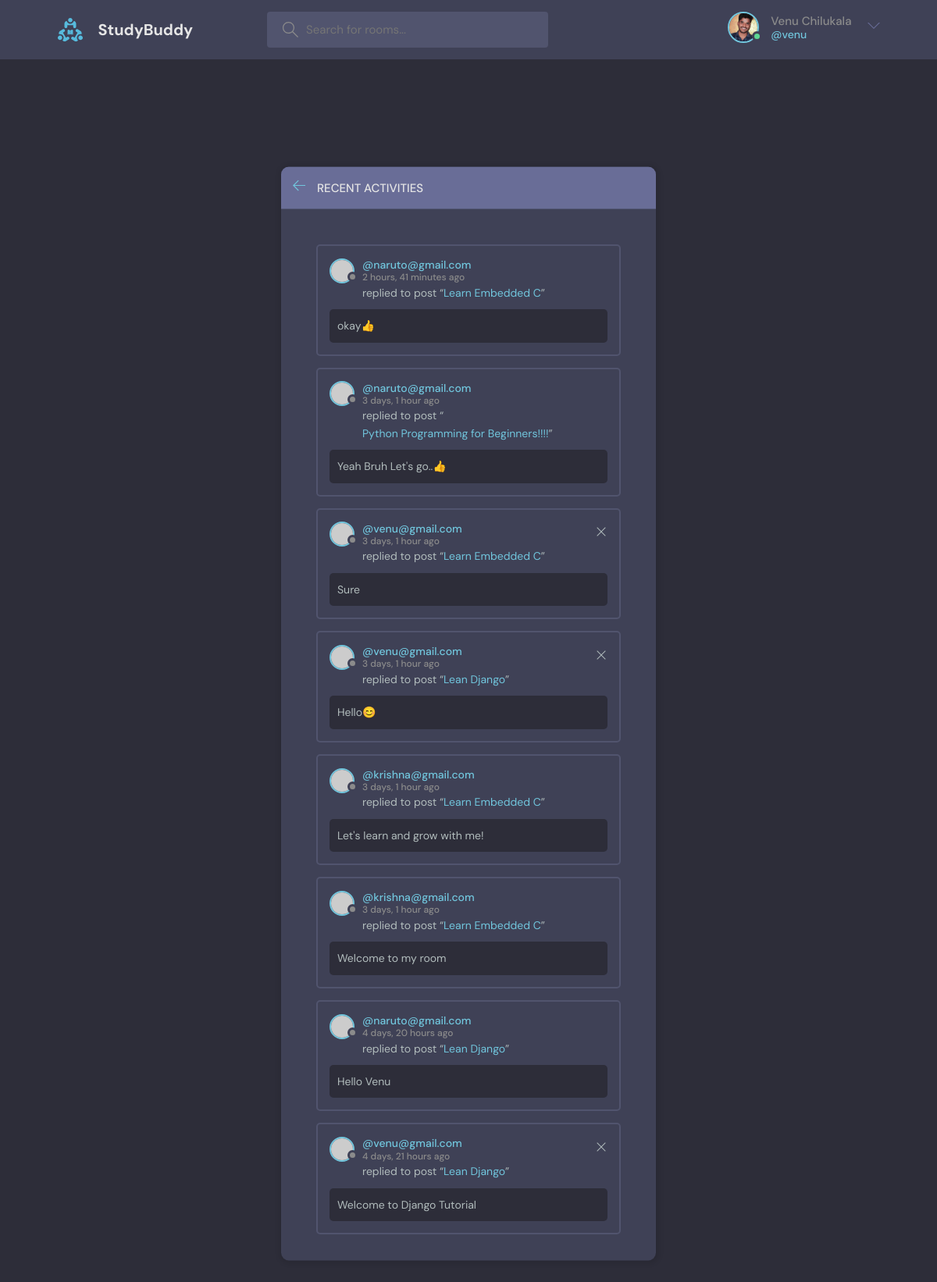
/activity/ (signed in), run on the app's committed database.
### base/models.py (models this page shows)
class User(AbstractUser):
    name = models.CharField(max_length=200, null=True)
    email = models.EmailField(unique=True, null=True)
    bio = models.TextField(null=True)
    avatar = models.ImageField(null=True, default="avatar.svg")
    USERNAME_FIELD = 'email'
    REQUIRED_FIELDS = []

class Message(models.Model):
    user = models.ForeignKey(User, on_delete=models.CASCADE)
    room = models.ForeignKey(Room, on_delete=models.CASCADE)
    body = models.TextField()
    updated = models.DateTimeField(auto_now=True)
    created = models.DateTimeField(auto_now_add=True)
    class Meta:
        ordering = ['-updated', '-created']
    def __str__(self):
        return self.body[0:50]

class Room(models.Model):
    host = models.ForeignKey(User, on_delete=models.SET_NULL, null=True)
    topic = models.ForeignKey(Topic, on_delete=models.SET_NULL, null=True)
    name = models.CharField(max_length=200)
    description = models.TextField(null=True, blank=True)
    participants = models.ManyToManyField(User, related_name='participants', blank=True)
    updated = models.DateTimeField(auto_now=True)
    created = models.DateTimeField(auto_now_add=True)
    class Meta:
        ordering = ['-updated', '-created']
    def __str__(self):
        return self.name

### base/views.py (the view)
# urls.py: path('activity/', views.activityPage, name='activity'),
def activityPage(request):
    room_messages = Message.objects.all()
    context = {'room_messages': room_messages}
    return render(request, 'base/activity.html', context)

### base/templates/base/activity.html
{% extends 'main.html' %}
{% block content %}
<main class="layout">
  <div class="container">
    <div class="layout__box">
      <div class="layout__boxHeader">
        <div class="layout__boxTitle">
          <a href="{% url 'home' %}">
            <svg version="1.1" xmlns="http://www.w3.org/2000/svg" width="32" height="32" viewBox="0 0 32 32">
              <title>arrow-left</title>
              <path
                d="M13.723 2.286l-13.723 13.714 13.719 13.714 1.616-1.611-10.96-10.96h27.625v-2.286h-27.625l10.965-10.965-1.616-1.607z">
              </path>
            </svg>
          </a>
          <h3>Recent Activities</h3>
        </div>
      </div>
      <div class="activities-page layout__body layout__scroll">
        {% for message in room_messages %}
        <div class="activities__box">
          <div class="activities__boxHeader roomListRoom__header">
            <a href="{% url 'user-profile' message.user.id %}" class="roomListRoom__author">
              <div class="avatar avatar--small">
                <img src="https://randomuser.me/api/portraits/women/11.jpg" />
              </div>
              <p>
                @{{message.user}}
                <span>{{message.created | timesince}} ago</span>
              </p>
            </a>
            {% if request.user == message.user %}
            <div class="roomListRoom__actions">
              <a href="{% url 'delete-message' message.id %}">
                <svg version="1.1" xmlns="http://www.w3.org/2000/svg" width="32" height="32" viewBox="0 0 32 32">
                  <title>remove</title>
                  <path
                    d="M27.314 6.019l-1.333-1.333-9.98 9.981-9.981-9.981-1.333 1.333 9.981 9.981-9.981 9.98 1.333 1.333 9.981-9.98 9.98 9.98 1.333-1.333-9.98-9.98 9.98-9.981z">
                  </path>
                </svg>
              </a>
            </div>
            {% endif %}
          </div>
          <div class="activities__boxContent">
            <p>replied to post “<a href="{% url 'room' message.room.id %}">{{message.room}}</a>”</p>
            <div class="activities__boxRoomContent">
              {{message}}
            </div>
          </div>
        </div>
        {% endfor %}
      </div>
    </div>
  </div>
</main>
{% endblock content %}

### templates/navbar.html (shortened to what this page needs)
{% load static %}
<header class="header header--loggedIn">
    <div class="container">
        <a href="{% url 'home' %}" class="header__logo">
            <img src="{% static 'images/logo.svg' %}" />
            <h1>StudyBuddy</h1>
        </a>
        <form class="header__search" method="GET" action="{% url 'home' %}">
            <label>
                <input type="text" name="q" placeholder="Search for rooms..." />
            </label>
        </form>
        <nav class="header__menu">
            {% if request.user.is_authenticated %}
            <div class="header__user">
                <a href="{% url 'update-user' %}">
                    <div class="avatar avatar--medium active">
                        <img src="{{request.user.avatar.url}}" />
                    </div>
                    <p>{{request.user.name}} <span>@{{request.user.username}}</span></p>
                </a>
                <button class="dropdown-button">
                    <svg version="1.1" xmlns="http://www.w3.org/2000/svg" width="32" height="32" viewBox="0 0 32 32">
                        <title>chevron-down</title>
                        <path d="M16 21l-13-13h-3l16 16 16-16h-3l-13 13z"></path>
                    </svg>
                </button>
            </div>
            {% else %}
            <a href="{% url 'login' %}">
                <img src="{% static 'images/avatar.svg' %}" />
                <p>Login</p>
            </a>
            {% endif %}
        </nav>
    </div>
</header>

### data on the page
User: user.avatar (picture), user.name "Venu Chilukala", user.username "venu"
Message: user "naruto@gmail.com", created "2 hours, 41 minutes", room "Learn Embedded C", body "okay👍"
Message: user "naruto@gmail.com", created "3 days, 1 hour", room "Python Programming for Beginners!!!!", body "Yeah Bruh Let's go..👍"
Message: user "venu@gmail.com", created "3 days, 1 hour", room "Learn Embedded C", body "Sure"
Message: user "venu@gmail.com", created "3 days, 1 hour", room "Lean Django", body "Hello😊"
Message: user "krishna@gmail.com", created "3 days, 1 hour", room "Learn Embedded C", body "Let's learn and grow with me!"
Message: user "krishna@gmail.com", created "3 days, 1 hour", room "Learn Embedded C", body "Welcome to my room"
Message: user "naruto@gmail.com", created "4 days, 20 hours", room "Lean Django", body "Hello Venu"
Message: user "venu@gmail.com", created "4 days, 21 hours", room "Lean Django", body "Welcome to Django Tutorial"
